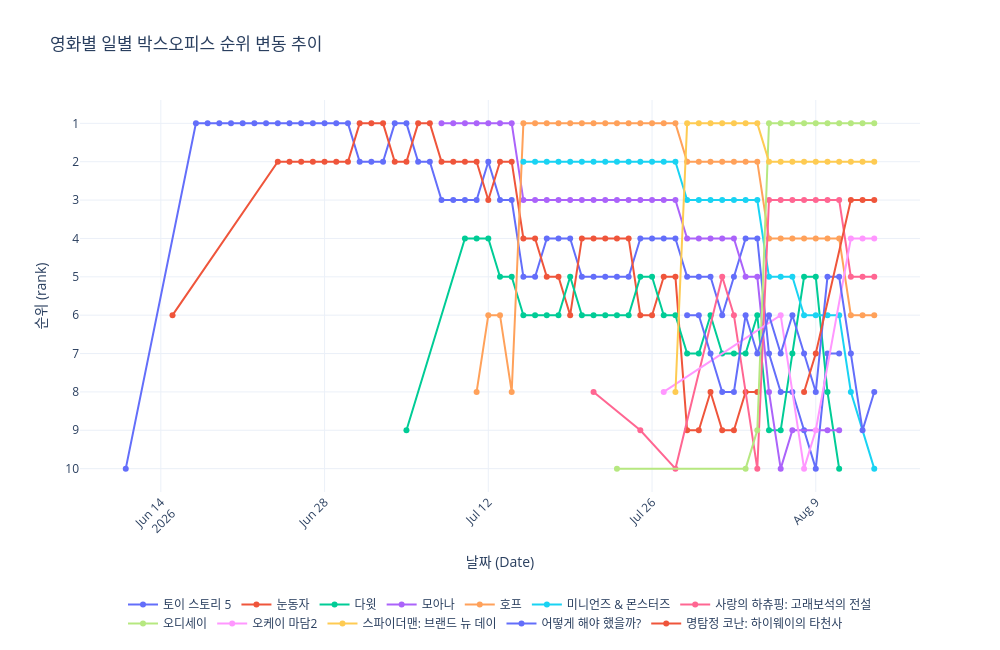

The notebook cell saved with this chart:
### Markdown cell above
### 4-1-1. 기간에 따른 영화의 순위 변화

### Code cell
draw_lineChart(merged_df, 'rank', '영화별 일별 박스오피스 순위 변동 추이', '순위', True)

### Figure 1 — Plotly figure (JSON) as saved in the notebook; plotly's stock layout.template omitted (floating-point values rounded to 4 significant figures)
{"data": [{"customdata": [["토이 스토리 5"], ["토이 스토리 5"], ["토이 스토리 5"], ["토이 스토리 5"], ["토이 스토리 5"], ["토이 스토리 5"], ["토이 스토리 5"], ["토이 스토리 5"], ["토이 스토리 5"], ["토이 스토리 5"], ["토이 스토리 5"], ["토이 스토리 5"], ["토이 스토리 5"], ["토이 스토리 5"], ["토이 스토리 5"], ["토이 스토리 5"], ["토이 스토리 5"], ["토이 스토리 5"], ["토이 스토리 5"], ["토이 스토리 5"], ["토이 스토리 5"], ["토이 스토리 5"], ["토이 스토리 5"], ["토이 스토리 5"], ["토이 스토리 5"], ["토이 스토리 5"], ["토이 스토리 5"], ["토이 스토리 5"], ["토이 스토리 5"], ["토이 스토리 5"], ["토이 스토리 5"], ["토이 스토리 5"], ["토이 스토리 5"], ["토이 스토리 5"], ["토이 스토리 5"], ["토이 스토리 5"], ["토이 스토리 5"], ["토이 스토리 5"], ["토이 스토리 5"], ["토이 스토리 5"], ["토이 스토리 5"], ["토이 스토리 5"], ["토이 스토리 5"], ["토이 스토리 5"], ["토이 스토리 5"], ["토이 스토리 5"], ["토이 스토리 5"], ["토이 스토리 5"], ["토이 스토리 5"], ["토이 스토리 5"], ["토이 스토리 5"], ["토이 스토리 5"], ["토이 스토리 5"], ["토이 스토리 5"], ["토이 스토리 5"], ["토이 스토리 5"], ["토이 스토리 5"]], "hovertemplate": "movieNm=%{customdata[0]}<br>b_date=%{x}<br>rank=%{y}<extra></extra>", "legendgroup": "토이 스토리 5", "line": {"color": "#636efa", "dash": "solid"}, "marker": {"symbol": "circle"}, "mode": "lines+markers", "name": "토이 스토리 5", "orientation": "v", "showlegend": true, "type": "scatter", "x": ["2026-06-11T00:00:00.000000000", "2026-06-17T00:00:00.000000000", "2026-06-18T00:00:00.000000000", "2026-06-19T00:00:00.000000000", "2026-06-20T00:00:00.000000000", "2026-06-21T00:00:00.000000000", "2026-06-22T00:00:00.000000000", "2026-06-23T00:00:00.000000000", "2026-06-24T00:00:00.000000000", "2026-06-25T00:00:00.000000000", "2026-06-26T00:00:00.000000000", "2026-06-27T00:00:00.000000000", "2026-06-28T00:00:00.000000000", "2026-06-29T00:00:00.000000000", "2026-06-30T00:00:00.000000000", "2026-07-01T00:00:00.000000000", "2026-07-02T00:00:00.000000000", "2026-07-03T00:00:00.000000000", "2026-07-04T00:00:00.000000000", "2026-07-05T00:00:00.000000000", "2026-07-06T00:00:00.000000000", "2026-07-07T00:00:00.000000000", "2026-07-08T00:00:00.000000000", "2026-07-09T00:00:00.000000000", "2026-07-10T00:00:00.000000000", "2026-07-11T00:00:00.000000000", "2026-07-12T00:00:00.000000000", "2026-07-13T00:00:00.000000000", "2026-07-14T00:00:00.000000000", "2026-07-15T00:00:00.000000000", "2026-07-16T00:00:00.000000000", "2026-07-17T00:00:00.000000000", "2026-07-18T00:00:00.000000000", "2026-07-19T00:00:00.000000000", "2026-07-20T00:00:00.000000000", "2026-07-21T00:00:00.000000000", "2026-07-22T00:00:00.000000000", "2026-07-23T00:00:00.000000000", "2026-07-24T00:00:00.000000000", "2026-07-25T00:00:00.000000000", "2026-07-26T00:00:00.000000000", "2026-07-27T00:00:00.000000000", "2026-07-28T00:00:00.000000000", "2026-07-29T00:00:00.000000000", "2026-07-30T00:00:00.000000000", "2026-07-31T00:00:00.000000000", "2026-08-01T00:00:00.000000000", "2026-08-02T00:00:00.000000000", "2026-08-03T00:00:00.000000000", "2026-08-04T00:00:00.000000000", "2026-08-05T00:00:00.000000000", "2026-08-06T00:00:00.000000000", "2026-08-07T00:00:00.000000000", "2026-08-08T00:00:00.000000000", "2026-08-09T00:00:00.000000000", "2026-08-10T00:00:00.000000000", "2026-08-11T00:00:00.000000000"], "xaxis": "x", "y": [10, 1, 1, 1, 1, 1, 1, 1, 1, 1, 1, 1, 1, 1, 1, 2, 2, 2, 1, 1, 2, 2, 3, 3, 3, 3, 2, 3, 3, 5, 5, 4, 4, 4, 5, 5, 5, 5, 5, 4, 4, 4, 4, 5, 5, 5, 6, 5, 4, 4, 7, 8, 8, 9, 10, 7, 7], "yaxis": "y"}, {"customdata": [["눈동자"], ["눈동자"], ["눈동자"], ["눈동자"], ["눈동자"], ["눈동자"], ["눈동자"], ["눈동자"], ["눈동자"], ["눈동자"], ["눈동자"], ["눈동자"], ["눈동자"], ["눈동자"], ["눈동자"], ["눈동자"], ["눈동자"], ["눈동자"], ["눈동자"], ["눈동자"], ["눈동자"], ["눈동자"], ["눈동자"], ["눈동자"], ["눈동자"], ["눈동자"], ["눈동자"], ["눈동자"], ["눈동자"], ["눈동자"], ["눈동자"], ["눈동자"], ["눈동자"], ["눈동자"], ["눈동자"], ["눈동자"], ["눈동자"], ["눈동자"], ["눈동자"], ["눈동자"], ["눈동자"], ["눈동자"], ["눈동자"]], "hovertemplate": "movieNm=%{customdata[0]}<br>b_date=%{x}<br>rank=%{y}<extra></extra>", "legendgroup": "눈동자", "line": {"color": "#EF553B", "dash": "solid"}, "marker": {"symbol": "circle"}, "mode": "lines+markers", "name": "눈동자", "orientation": "v", "showlegend": true, "type": "scatter", "x": ["2026-06-15T00:00:00.000000000", "2026-06-24T00:00:00.000000000", "2026-06-25T00:00:00.000000000", "2026-06-26T00:00:00.000000000", "2026-06-27T00:00:00.000000000", "2026-06-28T00:00:00.000000000", "2026-06-29T00:00:00.000000000", "2026-06-30T00:00:00.000000000", "2026-07-01T00:00:00.000000000", "2026-07-02T00:00:00.000000000", "2026-07-03T00:00:00.000000000", "2026-07-04T00:00:00.000000000", "2026-07-05T00:00:00.000000000", "2026-07-06T00:00:00.000000000", "2026-07-07T00:00:00.000000000", "2026-07-08T00:00:00.000000000", "2026-07-09T00:00:00.000000000", "2026-07-10T00:00:00.000000000", "2026-07-11T00:00:00.000000000", "2026-07-12T00:00:00.000000000", "2026-07-13T00:00:00.000000000", "2026-07-14T00:00:00.000000000", "2026-07-15T00:00:00.000000000", "2026-07-16T00:00:00.000000000", "2026-07-17T00:00:00.000000000", "2026-07-18T00:00:00.000000000", "2026-07-19T00:00:00.000000000", "2026-07-20T00:00:00.000000000", "2026-07-21T00:00:00.000000000", "2026-07-22T00:00:00.000000000", "2026-07-23T00:00:00.000000000", "2026-07-24T00:00:00.000000000", "2026-07-25T00:00:00.000000000", "2026-07-26T00:00:00.000000000", "2026-07-27T00:00:00.000000000", "2026-07-28T00:00:00.000000000", "2026-07-29T00:00:00.000000000", "2026-07-30T00:00:00.000000000", "2026-07-31T00:00:00.000000000", "2026-08-01T00:00:00.000000000", "2026-08-02T00:00:00.000000000", "2026-08-03T00:00:00.000000000", "2026-08-04T00:00:00.000000000"], "xaxis": "x", "y": [6, 2, 2, 2, 2, 2, 2, 2, 1, 1, 1, 2, 2, 1, 1, 2, 2, 2, 2, 3, 2, 2, 4, 4, 5, 5, 6, 4, 4, 4, 4, 4, 6, 6, 5, 5, 9, 9, 8, 9, 9, 8, 8], "yaxis": "y"}, {"customdata": [["다윗"], ["다윗"], ["다윗"], ["다윗"], ["다윗"], ["다윗"], ["다윗"], ["다윗"], ["다윗"], ["다윗"], ["다윗"], ["다윗"], ["다윗"], ["다윗"], ["다윗"], ["다윗"], ["다윗"], ["다윗"], ["다윗"], ["다윗"], ["다윗"], ["다윗"], ["다윗"], ["다윗"], ["다윗"], ["다윗"], ["다윗"], ["다윗"], ["다윗"], ["다윗"], ["다윗"], ["다윗"], ["다윗"], ["다윗"]], "hovertemplate": "movieNm=%{customdata[0]}<br>b_date=%{x}<br>rank=%{y}<extra></extra>", "legendgroup": "다윗", "line": {"color": "#00cc96", "dash": "solid"}, "marker": {"symbol": "circle"}, "mode": "lines+markers", "name": "다윗", "orientation": "v", "showlegend": true, "type": "scatter", "x": ["2026-07-05T00:00:00.000000000", "2026-07-10T00:00:00.000000000", "2026-07-11T00:00:00.000000000", "2026-07-12T00:00:00.000000000", "2026-07-13T00:00:00.000000000", "2026-07-14T00:00:00.000000000", "2026-07-15T00:00:00.000000000", "2026-07-16T00:00:00.000000000", "2026-07-17T00:00:00.000000000", "2026-07-18T00:00:00.000000000", "2026-07-19T00:00:00.000000000", "2026-07-20T00:00:00.000000000", "2026-07-21T00:00:00.000000000", "2026-07-22T00:00:00.000000000", "2026-07-23T00:00:00.000000000", "2026-07-24T00:00:00.000000000", "2026-07-25T00:00:00.000000000", "2026-07-26T00:00:00.000000000", "2026-07-27T00:00:00.000000000", "2026-07-28T00:00:00.000000000", "2026-07-29T00:00:00.000000000", "2026-07-30T00:00:00.000000000", "2026-07-31T00:00:00.000000000", "2026-08-01T00:00:00.000000000", "2026-08-02T00:00:00.000000000", "2026-08-03T00:00:00.000000000", "2026-08-04T00:00:00.000000000", "2026-08-05T00:00:00.000000000", "2026-08-06T00:00:00.000000000", "2026-08-07T00:00:00.000000000", "2026-08-08T00:00:00.000000000", "2026-08-09T00:00:00.000000000", "2026-08-10T00:00:00.000000000", "2026-08-11T00:00:00.000000000"], "xaxis": "x", "y": [9, 4, 4, 4, 5, 5, 6, 6, 6, 6, 5, 6, 6, 6, 6, 6, 5, 5, 6, 6, 7, 7, 6, 7, 7, 7, 6, 9, 9, 7, 5, 5, 8, 10], "yaxis": "y"}, {"customdata": [["모아나"], ["모아나"], ["모아나"], ["모아나"], ["모아나"], ["모아나"], ["모아나"], ["모아나"], ["모아나"], ["모아나"], ["모아나"], ["모아나"], ["모아나"], ["모아나"], ["모아나"], ["모아나"], ["모아나"], ["모아나"], ["모아나"], ["모아나"], ["모아나"], ["모아나"], ["모아나"], ["모아나"], ["모아나"], ["모아나"], ["모아나"], ["모아나"], ["모아나"], ["모아나"], ["모아나"], ["모아나"], ["모아나"]], "hovertemplate": "movieNm=%{customdata[0]}<br>b_date=%{x}<br>rank=%{y}<extra></extra>", "legendgroup": "모아나", "line": {"color": "#ab63fa", "dash": "solid"}, "marker": {"symbol": "circle"}, "mode": "lines+markers", "name": "모아나", "orientation": "v", "showlegend": true, "type": "scatter", "x": ["2026-07-08T00:00:00.000000000", "2026-07-09T00:00:00.000000000", "2026-07-10T00:00:00.000000000", "2026-07-11T00:00:00.000000000", "2026-07-12T00:00:00.000000000", "2026-07-13T00:00:00.000000000", "2026-07-14T00:00:00.000000000", "2026-07-15T00:00:00.000000000", "2026-07-16T00:00:00.000000000", "2026-07-17T00:00:00.000000000", "2026-07-18T00:00:00.000000000", "2026-07-19T00:00:00.000000000", "2026-07-20T00:00:00.000000000", "2026-07-21T00:00:00.000000000", "2026-07-22T00:00:00.000000000", "2026-07-23T00:00:00.000000000", "2026-07-24T00:00:00.000000000", "2026-07-25T00:00:00.000000000", "2026-07-26T00:00:00.000000000", "2026-07-27T00:00:00.000000000", "2026-07-28T00:00:00.000000000", "2026-07-29T00:00:00.000000000", "2026-07-30T00:00:00.000000000", "2026-07-31T00:00:00.000000000", "2026-08-01T00:00:00.000000000", "2026-08-02T00:00:00.000000000", "2026-08-03T00:00:00.000000000", "2026-08-04T00:00:00.000000000", "2026-08-05T00:00:00.000000000", "2026-08-06T00:00:00.000000000", "2026-08-07T00:00:00.000000000", "2026-08-10T00:00:00.000000000", "2026-08-11T00:00:00.000000000"], "xaxis": "x", "y": [1, 1, 1, 1, 1, 1, 1, 3, 3, 3, 3, 3, 3, 3, 3, 3, 3, 3, 3, 3, 3, 4, 4, 4, 4, 4, 5, 5, 8, 10, 9, 9, 9], "yaxis": "y"}, {"customdata": [["호프"], ["호프"], ["호프"], ["호프"], ["호프"], ["호프"], ["호프"], ["호프"], ["호프"], ["호프"], ["호프"], ["호프"], ["호프"], ["호프"], ["호프"], ["호프"], ["호프"], ["호프"], ["호프"], ["호프"], ["호프"], ["호프"], ["호프"], ["호프"], ["호프"], ["호프"], ["호프"], ["호프"], ["호프"], ["호프"], ["호프"], ["호프"], ["호프"], ["호프"], ["호프"]], "hovertemplate": "movieNm=%{customdata[0]}<br>b_date=%{x}<br>rank=%{y}<extra></extra>", "legendgroup": "호프", "line": {"color": "#FFA15A", "dash": "solid"}, "marker": {"symbol": "circle"}, "mode": "lines+markers", "name": "호프", "orientation": "v", "showlegend": true, "type": "scatter", "x": ["2026-07-11T00:00:00.000000000", "2026-07-12T00:00:00.000000000", "2026-07-13T00:00:00.000000000", "2026-07-14T00:00:00.000000000", "2026-07-15T00:00:00.000000000", "2026-07-16T00:00:00.000000000", "2026-07-17T00:00:00.000000000", "2026-07-18T00:00:00.000000000", "2026-07-19T00:00:00.000000000", "2026-07-20T00:00:00.000000000", "2026-07-21T00:00:00.000000000", "2026-07-22T00:00:00.000000000", "2026-07-23T00:00:00.000000000", "2026-07-24T00:00:00.000000000", "2026-07-25T00:00:00.000000000", "2026-07-26T00:00:00.000000000", "2026-07-27T00:00:00.000000000", "2026-07-28T00:00:00.000000000", "2026-07-29T00:00:00.000000000", "2026-07-30T00:00:00.000000000", "2026-07-31T00:00:00.000000000", "2026-08-01T00:00:00.000000000", "2026-08-02T00:00:00.000000000", "2026-08-03T00:00:00.000000000", "2026-08-04T00:00:00.000000000", "2026-08-05T00:00:00.000000000", "2026-08-06T00:00:00.000000000", "2026-08-07T00:00:00.000000000", "2026-08-08T00:00:00.000000000", "2026-08-09T00:00:00.000000000", "2026-08-10T00:00:00.000000000", "2026-08-11T00:00:00.000000000", "2026-08-12T00:00:00.000000000", "2026-08-13T00:00:00.000000000", "2026-08-14T00:00:00.000000000"], "xaxis": "x", "y": [8, 6, 6, 8, 1, 1, 1, 1, 1, 1, 1, 1, 1, 1, 1, 1, 1, 1, 2, 2, 2, 2, 2, 2, 2, 4, 4, 4, 4, 4, 4, 4, 6, 6, 6], "yaxis": "y"}, {"customdata": [["미니언즈 & 몬스터즈"], ["미니언즈 & 몬스터즈"], ["미니언즈 & 몬스터즈"], ["미니언즈 & 몬스터즈"], ["미니언즈 & 몬스터즈"], ["미니언즈 & 몬스터즈"], ["미니언즈 & 몬스터즈"], ["미니언즈 & 몬스터즈"], ["미니언즈 & 몬스터즈"], ["미니언즈 & 몬스터즈"], ["미니언즈 & 몬스터즈"], ["미니언즈 & 몬스터즈"], ["미니언즈 & 몬스터즈"], ["미니언즈 & 몬스터즈"], ["미니언즈 & 몬스터즈"], ["미니언즈 & 몬스터즈"], ["미니언즈 & 몬스터즈"], ["미니언즈 & 몬스터즈"], ["미니언즈 & 몬스터즈"], ["미니언즈 & 몬스터즈"], ["미니언즈 & 몬스터즈"], ["미니언즈 & 몬스터즈"], ["미니언즈 & 몬스터즈"], ["미니언즈 & 몬스터즈"], ["미니언즈 & 몬스터즈"], ["미니언즈 & 몬스터즈"], ["미니언즈 & 몬스터즈"], ["미니언즈 & 몬스터즈"], ["미니언즈 & 몬스터즈"], ["미니언즈 & 몬스터즈"]], "hovertemplate": "movieNm=%{customdata[0]}<br>b_date=%{x}<br>rank=%{y}<extra></extra>", "legendgroup": "미니언즈 & 몬스터즈", "line": {"color": "#19d3f3", "dash": "solid"}, "marker": {"symbol": "circle"}, "mode": "lines+markers", "name": "미니언즈 & 몬스터즈", "orientation": "v", "showlegend": true, "type": "scatter", "x": ["2026-07-15T00:00:00.000000000", "2026-07-16T00:00:00.000000000", "2026-07-17T00:00:00.000000000", "2026-07-18T00:00:00.000000000", "2026-07-19T00:00:00.000000000", "2026-07-20T00:00:00.000000000", "2026-07-21T00:00:00.000000000", "2026-07-22T00:00:00.000000000", "2026-07-23T00:00:00.000000000", "2026-07-24T00:00:00.000000000", "2026-07-25T00:00:00.000000000", "2026-07-26T00:00:00.000000000", "2026-07-27T00:00:00.000000000", "2026-07-28T00:00:00.000000000", "2026-07-29T00:00:00.000000000", "2026-07-30T00:00:00.000000000", "2026-07-31T00:00:00.000000000", "2026-08-01T00:00:00.000000000", "2026-08-02T00:00:00.000000000", "2026-08-03T00:00:00.000000000", "2026-08-04T00:00:00.000000000", "2026-08-05T00:00:00.000000000", "2026-08-06T00:00:00.000000000", "2026-08-07T00:00:00.000000000", "2026-08-08T00:00:00.000000000", "2026-08-09T00:00:00.000000000", "2026-08-10T00:00:00.000000000", "2026-08-11T00:00:00.000000000", "2026-08-12T00:00:00.000000000", "2026-08-14T00:00:00.000000000"], "xaxis": "x", "y": [2, 2, 2, 2, 2, 2, 2, 2, 2, 2, 2, 2, 2, 2, 3, 3, 3, 3, 3, 3, 3, 5, 5, 5, 6, 6, 6, 6, 8, 10], "yaxis": "y"}, {"customdata": [["사랑의 하츄핑: 고래보석의 전설"], ["사랑의 하츄핑: 고래보석의 전설"], ["사랑의 하츄핑: 고래보석의 전설"], ["사랑의 하츄핑: 고래보석의 전설"], ["사랑의 하츄핑: 고래보석의 전설"], ["사랑의 하츄핑: 고래보석의 전설"], ["사랑의 하츄핑: 고래보석의 전설"], ["사랑의 하츄핑: 고래보석의 전설"], ["사랑의 하츄핑: 고래보석의 전설"], ["사랑의 하츄핑: 고래보석의 전설"], ["사랑의 하츄핑: 고래보석의 전설"], ["사랑의 하츄핑: 고래보석의 전설"], ["사랑의 하츄핑: 고래보석의 전설"], ["사랑의 하츄핑: 고래보석의 전설"], ["사랑의 하츄핑: 고래보석의 전설"], ["사랑의 하츄핑: 고래보석의 전설"]], "hovertemplate": "movieNm=%{customdata[0]}<br>b_date=%{x}<br>rank=%{y}<extra></extra>", "legendgroup": "사랑의 하츄핑: 고래보석의 전설", "line": {"color": "#FF6692", "dash": "solid"}, "marker": {"symbol": "circle"}, "mode": "lines+markers", "name": "사랑의 하츄핑: 고래보석의 전설", "orientation": "v", "showlegend": true, "type": "scatter", "x": ["2026-07-21T00:00:00.000000000", "2026-07-25T00:00:00.000000000", "2026-07-28T00:00:00.000000000", "2026-08-01T00:00:00.000000000", "2026-08-02T00:00:00.000000000", "2026-08-04T00:00:00.000000000", "2026-08-05T00:00:00.000000000", "2026-08-06T00:00:00.000000000", "2026-08-07T00:00:00.000000000", "2026-08-08T00:00:00.000000000", "2026-08-09T00:00:00.000000000", "2026-08-10T00:00:00.000000000", "2026-08-11T00:00:00.000000000", "2026-08-12T00:00:00.000000000", "2026-08-13T00:00:00.000000000", "2026-08-14T00:00:00.000000000"], "xaxis": "x", "y": [8, 9, 10, 5, 6, 10, 3, 3, 3, 3, 3, 3, 3, 5, 5, 5], "yaxis": "y"}, {"customdata": [["오디세이"], ["오디세이"], ["오디세이"], ["오디세이"], ["오디세이"], ["오디세이"], ["오디세이"], ["오디세이"], ["오디세이"], ["오디세이"], ["오디세이"], ["오디세이"], ["오디세이"]], "hovertemplate": "movieNm=%{customdata[0]}<br>b_date=%{x}<br>rank=%{y}<extra></extra>", "legendgroup": "오디세이", "line": {"color": "#B6E880", "dash": "solid"}, "marker": {"symbol": "circle"}, "mode": "lines+markers", "name": "오디세이", "orientation": "v", "showlegend": true, "type": "scatter", "x": ["2026-07-23T00:00:00.000000000", "2026-08-03T00:00:00.000000000", "2026-08-04T00:00:00.000000000", "2026-08-05T00:00:00.000000000", "2026-08-06T00:00:00.000000000", "2026-08-07T00:00:00.000000000", "2026-08-08T00:00:00.000000000", "2026-08-09T00:00:00.000000000", "2026-08-10T00:00:00.000000000", "2026-08-11T00:00:00.000000000", "2026-08-12T00:00:00.000000000", "2026-08-13T00:00:00.000000000", "2026-08-14T00:00:00.000000000"], "xaxis": "x", "y": [10, 10, 9, 1, 1, 1, 1, 1, 1, 1, 1, 1, 1], "yaxis": "y"}, {"customdata": [["오케이 마담2"], ["오케이 마담2"], ["오케이 마담2"], ["오케이 마담2"], ["오케이 마담2"], ["오케이 마담2"], ["오케이 마담2"]], "hovertemplate": "movieNm=%{customdata[0]}<br>b_date=%{x}<br>rank=%{y}<extra></extra>", "legendgroup": "오케이 마담2", "line": {"color": "#FF97FF", "dash": "solid"}, "marker": {"symbol": "circle"}, "mode": "lines+markers", "name": "오케이 마담2", "orientation": "v", "showlegend": true, "type": "scatter", "x": ["2026-07-27T00:00:00.000000000", "2026-08-06T00:00:00.000000000", "2026-08-08T00:00:00.000000000", "2026-08-09T00:00:00.000000000", "2026-08-12T00:00:00.000000000", "2026-08-13T00:00:00.000000000", "2026-08-14T00:00:00.000000000"], "xaxis": "x", "y": [8, 6, 10, 9, 4, 4, 4], "yaxis": "y"}, {"customdata": [["스파이더맨: 브랜드 뉴 데이"], ["스파이더맨: 브랜드 뉴 데이"], ["스파이더맨: 브랜드 뉴 데이"], ["스파이더맨: 브랜드 뉴 데이"], ["스파이더맨: 브랜드 뉴 데이"], ["스파이더맨: 브랜드 뉴 데이"], ["스파이더맨: 브랜드 뉴 데이"], ["스파이더맨: 브랜드 뉴 데이"], ["스파이더맨: 브랜드 뉴 데이"], ["스파이더맨: 브랜드 뉴 데이"], ["스파이더맨: 브랜드 뉴 데이"], ["스파이더맨: 브랜드 뉴 데이"], ["스파이더맨: 브랜드 뉴 데이"], ["스파이더맨: 브랜드 뉴 데이"], ["스파이더맨: 브랜드 뉴 데이"], ["스파이더맨: 브랜드 뉴 데이"], ["스파이더맨: 브랜드 뉴 데이"], ["스파이더맨: 브랜드 뉴 데이"]], "hovertemplate": "movieNm=%{customdata[0]}<br>b_date=%{x}<br>rank=%{y}<extra></extra>", "legendgroup": "스파이더맨: 브랜드 뉴 데이", "line": {"color": "#FECB52", "dash": "solid"}, "marker": {"symbol": "circle"}, "mode": "lines+markers", "name": "스파이더맨: 브랜드 뉴 데이", "orientation": "v", "showlegend": true, "type": "scatter", "x": ["2026-07-28T00:00:00.000000000", "2026-07-29T00:00:00.000000000", "2026-07-30T00:00:00.000000000", "2026-07-31T00:00:00.000000000", "2026-08-01T00:00:00.000000000", "2026-08-02T00:00:00.000000000", "2026-08-03T00:00:00.000000000", "2026-08-04T00:00:00.000000000", "2026-08-05T00:00:00.000000000", "2026-08-06T00:00:00.000000000", "2026-08-07T00:00:00.000000000", "2026-08-08T00:00:00.000000000", "2026-08-09T00:00:00.000000000", "2026-08-10T00:00:00.000000000", "2026-08-11T00:00:00.000000000", "2026-08-12T00:00:00.000000000", "2026-08-13T00:00:00.000000000", "2026-08-14T00:00:00.000000000"], "xaxis": "x", "y": [8, 1, 1, 1, 1, 1, 1, 1, 2, 2, 2, 2, 2, 2, 2, 2, 2, 2], "yaxis": "y"}, {"customdata": [["어떻게 해야 했을까?"], ["어떻게 해야 했을까?"], ["어떻게 해야 했을까?"], ["어떻게 해야 했을까?"], ["어떻게 해야 했을까?"], ["어떻게 해야 했을까?"], ["어떻게 해야 했을까?"], ["어떻게 해야 했을까?"], ["어떻게 해야 했을까?"], ["어떻게 해야 했을까?"], ["어떻게 해야 했을까?"], ["어떻게 해야 했을까?"], ["어떻게 해야 했을까?"], ["어떻게 해야 했을까?"], ["어떻게 해야 했을까?"], ["어떻게 해야 했을까?"], ["어떻게 해야 했을까?"]], "hovertemplate": "movieNm=%{customdata[0]}<br>b_date=%{x}<br>rank=%{y}<extra></extra>", "legendgroup": "어떻게 해야 했을까?", "line": {"color": "#636efa", "dash": "solid"}, "marker": {"symbol": "circle"}, "mode": "lines+markers", "name": "어떻게 해야 했을까?", "orientation": "v", "showlegend": true, "type": "scatter", "x": ["2026-07-29T00:00:00.000000000", "2026-07-30T00:00:00.000000000", "2026-07-31T00:00:00.000000000", "2026-08-01T00:00:00.000000000", "2026-08-02T00:00:00.000000000", "2026-08-03T00:00:00.000000000", "2026-08-04T00:00:00.000000000", "2026-08-05T00:00:00.000000000", "2026-08-06T00:00:00.000000000", "2026-08-07T00:00:00.000000000", "2026-08-08T00:00:00.000000000", "2026-08-09T00:00:00.000000000", "2026-08-10T00:00:00.000000000", "2026-08-11T00:00:00.000000000", "2026-08-12T00:00:00.000000000", "2026-08-13T00:00:00.000000000", "2026-08-14T00:00:00.000000000"], "xaxis": "x", "y": [6, 6, 7, 8, 8, 6, 7, 6, 7, 6, 7, 8, 5, 5, 7, 9, 8], "yaxis": "y"}, {"customdata": [["명탐정 코난: 하이웨이의 타천사"], ["명탐정 코난: 하이웨이의 타천사"], ["명탐정 코난: 하이웨이의 타천사"], ["명탐정 코난: 하이웨이의 타천사"], ["명탐정 코난: 하이웨이의 타천사"]], "hovertemplate": "movieNm=%{customdata[0]}<br>b_date=%{x}<br>rank=%{y}<extra></extra>", "legendgroup": "명탐정 코난: 하이웨이의 타천사", "line": {"color": "#EF553B", "dash": "solid"}, "marker": {"symbol": "circle"}, "mode": "lines+markers", "name": "명탐정 코난: 하이웨이의 타천사", "orientation": "v", "showlegend": true, "type": "scatter", "x": ["2026-08-08T00:00:00.000000000", "2026-08-09T00:00:00.000000000", "2026-08-12T00:00:00.000000000", "2026-08-13T00:00:00.000000000", "2026-08-14T00:00:00.000000000"], "xaxis": "x", "y": [8, 7, 3, 3, 3], "yaxis": "y"}], "layout": {"height": 650, "hovermode": "x unified", "legend": {"orientation": "h", "title": {"text": ""}, "tracegroupgap": 0, "x": 0.5, "xanchor": "center", "y": -0.25, "yanchor": "top"}, "margin": {"b": 150}, "title": {"text": "영화별 일별 박스오피스 순위 변동 추이"}, "width": 1000, "xaxis": {"anchor": "y", "domain": [0, 1], "tickangle": -45, "title": {"text": "날짜 (Date)"}}, "yaxis": {"anchor": "x", "autorange": "reversed", "domain": [0, 1], "dtick": 1, "title": {"text": "순위 (rank)"}}}}
